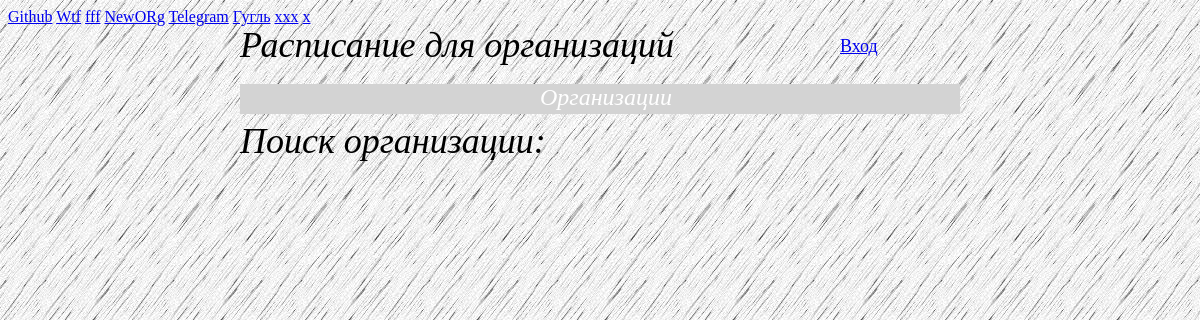
/users/, run on the app's committed database.
### organizations/models.py (models this page shows)
class Organization(models.Model):
    name = models.CharField(max_length=20)
    year_of_est = models.CharField(max_length=10)
    location = models.CharField(max_length=40, default='St. Petersburg')
    brief_description = models.CharField(max_length=150, default='Some organization')
    person = models.ManyToManyField(Person)

### organizations/views.py (the view)
def orgs(request):
    orgs = Organization.objects.all()
    return render(request, 'organizations/organizations.html',
                              {'organizations': orgs})

### templates/organizations/organizations.html (shortened to what this page needs)
<!DOCTYPE html>
{% extends 'index.html' %}
{% block content %}
{% for org in organizations %}
    <a href="{% url 'orgs:one_org' org.id %}">{{ org.name }}</a>
{% endfor %}
{% endblock %}

### static/css/style.css (style rules this page uses)
body { background-color: #000; background-image: url("../images/pages_bg.png"); height: 100vw; }
html { height: 100vw; }

### data on the page
Organization: name "Github"
Organization: name "Wtf"
Organization: name "fff"
Organization: name "NewORg"
Organization: name "Telegram"
Organization: name "Гугль"
Organization: name "xxx"
Organization: name "x"
